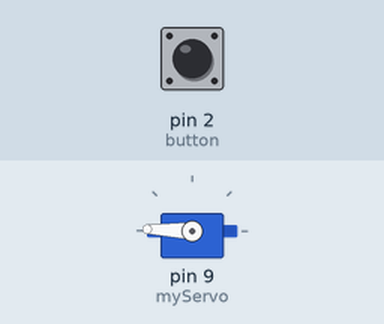
Recording of a sketch running on a simulated Arduino Uno, built with avr-gcc and run on an emulated ATmega328P. Shown: servo. The test bench sets the inputs (shaded band); at power-on: pin 2 (button) LOW.

Above: at 1.2 s.
1.3 s: pin 2 (button) pulled HIGH for 0.15 s
At 1.37 s:
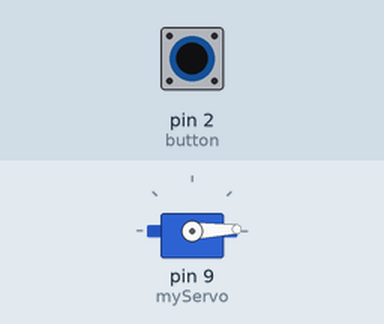
2.9 s: pin 2 (button) pulled HIGH for 3.2 s
At 6.4 s:
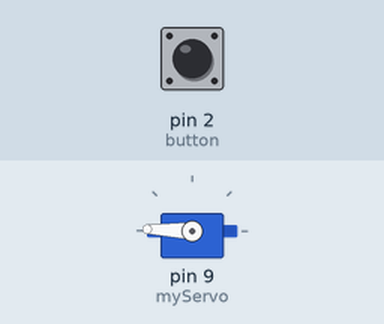
Timing chart, 0 to 7.9 s (numbered marks = the images above; inputs shaded):
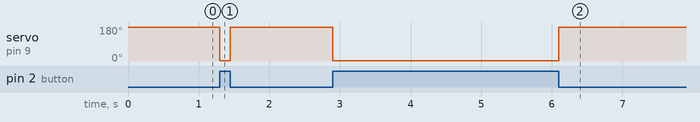

Measured:
- after the input at 1.3 s, servo on pin 9 (myServo): 178° → 2° at once, → 178° 0.15 s later
- after the input at 2.9 s, servo on pin 9 (myServo): 178° → 2° at once, → 178° 3.2 s later

The sketch:

NotMe.ino
```cpp
#include "Servo.h"

Servo myServo;
int serialData = 0;
int bval = 0;
int button = 2;

                      ///////////////////functions/////////////////////
int sRead(){
  int serialData = 0;
  if(Serial.available() > 0){
    serialData = Serial.read();
  }

  return serialData;
}
                      //////////////////////setup and loop//////////////
void setup() {
  Serial.begin(9600);
  myServo.attach(9);
  pinMode(button,INPUT);
  myServo.write(2);
}

void loop() {

  serialData = sRead();
  bval = digitalRead(button);

  if(serialData){
    myServo.write(2);
    delay(2000);
  }
  else if(bval){
    myServo.write(2);
  }
  else myServo.write(178);
}
```
